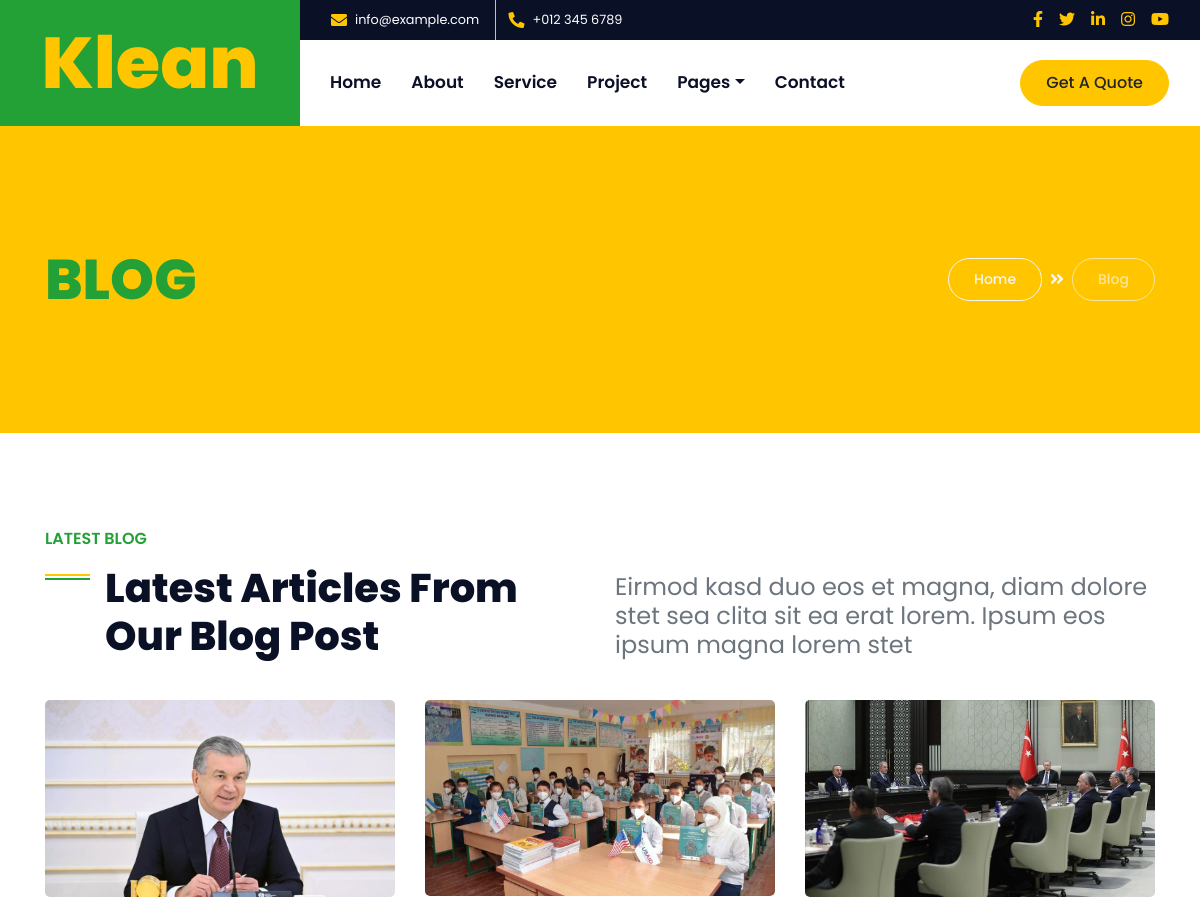
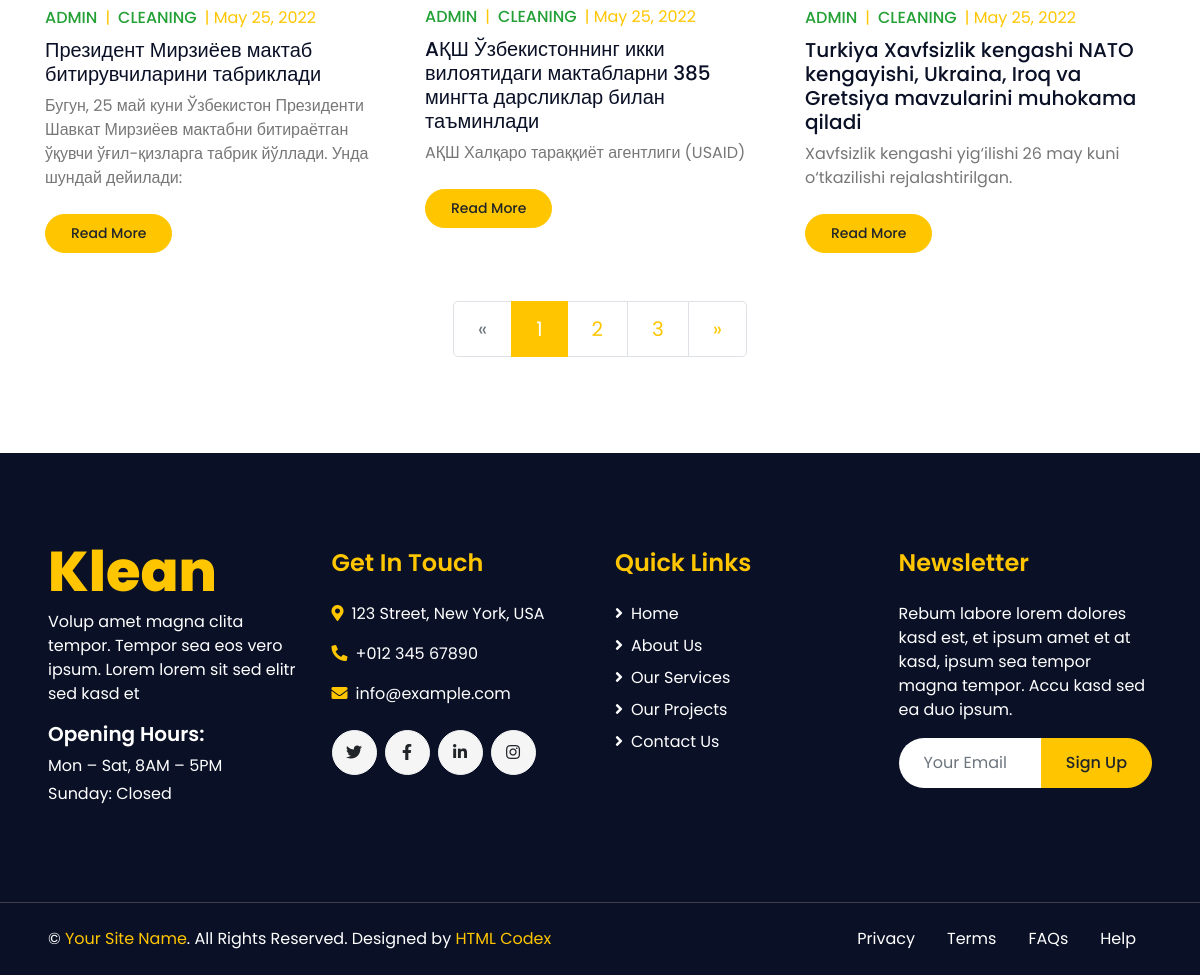
Screenshot of /blog/ with the database file from the repository (2 pictures, top to bottom).
### pagesapp/models.py (models this page shows, shortened)
class Post(models.Model):
    title = models.CharField(max_length=200, null=True)
    shortText = models.CharField(max_length=200, null=True)
    text = RichTextUploadingField(null=True)
    date = models.DateField(null=True)
    img = models.ImageField(null=True)
    @property
    def get_image(self):
        try:
            return self.img.url
        except:
            return ""

### pagesapp/views.py (the view)
# urls.py: 2. Add a URL to urlpatterns:  path('blog/', include('blog.urls'))
def blog(req):
    posts = Post.objects.all()[7:12]
    return render(req, 'blog.html',
                    context={
                        'posts': posts
                    })

### templates/blog.html (shortened to what this page needs)
{% extends 'base.html' %}
{% load static %}
{% block content %}
    <div class="container-fluid bg-primary py-5 mb-5">
        <div class="container py-5">
            <div class="row align-items-center py-4">
                <div class="col-md-6 text-center text-md-left">
                    <h1 class="display-4 mb-4 mb-md-0 text-secondary text-uppercase">Blog</h1>
                </div>
                <div class="col-md-6 text-center text-md-right">
                    <div class="d-inline-flex align-items-center">
                        <a class="btn btn-sm btn-outline-light" href="">Home</a>
                        <i class="fas fa-angle-double-right text-light mx-2"></i>
                        <a class="btn btn-sm btn-outline-light disabled" href="">Blog</a>
                    </div>
                </div>
            </div>
        </div>
    </div>
    <div class="container-fluid py-5">
        <div class="container">
            <div class="row align-items-end mb-4">
                <div class="col-lg-6">
                    <h6 class="text-secondary font-weight-semi-bold text-uppercase mb-3">Latest Blog</h6>
                    <h1 class="section-title mb-3">Latest Articles From Our Blog Post</h1>
                </div>
                <div class="col-lg-6">
                    <h4 class="font-weight-normal text-muted mb-3">Eirmod kasd duo eos et magna, diam dolore stet sea clita sit ea erat lorem. Ipsum eos ipsum magna lorem stet</h4>
                </div>
            </div>
            <div class="row">
                {% for post in posts %}
                <div class="col-lg-4 col-md-6 mb-5">
                    <div class="position-relative mb-4">
                        <img class="img-fluid rounded w-100" src="{{ post.get_image}}" alt="{{ post.title}}">
                    </div>
                    <div class="d-flex mb-2">
                        <a class="text-secondary text-uppercase font-weight-medium" href="">Admin</a>
                        <span class="text-primary px-2">|</span>
                        <a class="text-secondary text-uppercase font-weight-medium" href="">Cleaning</a>
                        <span class="text-primary px-2">| {{ post.date }}</span>
                    </div>
                    <h5 class="font-weight-medium mb-2">{{ post.title }}</h5>
                    <p class="mb-4">{{ post.shortText }}</p>
                    <a class="btn btn-sm btn-primary py-2" href="{% url 'blog_detail' post.id %}">Read More</a>
                </div>
                {% endfor %}
                <div class="col-12">
                    <nav aria-label="Page navigation">
                      <ul class="pagination pagination-lg justify-content-center mb-0">
                        <li class="page-item disabled">
                          <a class="page-link" href="#" aria-label="Previous">
                            <span aria-hidden="true">&laquo;</span>
                          </a>
                        </li>
                        <li class="page-item active"><a class="page-link" href="#">1</a></li>
                        <li class="page-item"><a class="page-link" href="#">2</a></li>
                        <li class="page-item"><a class="page-link" href="#">3</a></li>
                        <li class="page-item">
                          <a class="page-link" href="#" aria-label="Next">
                            <span aria-hidden="true">&raquo;</span>
                          </a>
                        </li>
                      </ul>
                    </nav>
                </div>
            </div>
        </div>
    </div>
{% endblock content %}

### templates/base.html (shortened to what this page needs)
<!DOCTYPE html>
{% load static %}
<html lang="en">
<head>
    <link href="https://cdnjs.cloudflare.com/ajax/libs/font-awesome/5.10.0/css/all.min.css" rel="stylesheet">
    <link href="{% static 'lib/owlcarousel/assets/owl.carousel.min.css' %}" rel="stylesheet">
    <link href="{% static 'lib/lightbox/css/lightbox.min.css' %}" rel="stylesheet">
    <link href="{% static 'css/style.css' %}" rel="stylesheet">
</head>
<body>
    <div class="container-fluid">
        <div class="row">
            <div class="col-lg-3 bg-secondary d-none d-lg-block">
                <a href="" class="navbar-brand w-100 h-100 m-0 p-0 d-flex align-items-center justify-content-center">
                    <h1 class="m-0 display-3 text-primary">Klean</h1>
                </a>
            </div>
            <div class="col-lg-9">
                <div class="row bg-dark d-none d-lg-flex">
                    <div class="col-lg-7 text-left text-white">
                        <div class="h-100 d-inline-flex align-items-center border-right border-primary py-2 px-3">
                            <i class="fa fa-envelope text-primary mr-2"></i>
                            <small>info@example.com</small>
                        </div>
                        <div class="h-100 d-inline-flex align-items-center py-2 px-2">
                            <i class="fa fa-phone-alt text-primary mr-2"></i>
                            <small>+012 345 6789</small>
                        </div>
                    </div>
                    <div class="col-lg-5 text-right">
                        <div class="d-inline-flex align-items-center pr-2">
                            <a class="text-primary p-2" href="">
                                <i class="fab fa-facebook-f"></i>
                            </a>
                            <a class="text-primary p-2" href="">
                                <i class="fab fa-twitter"></i>
                            </a>
                            <a class="text-primary p-2" href="">
                                <i class="fab fa-linkedin-in"></i>
                            </a>
                            <a class="text-primary p-2" href="">
                                <i class="fab fa-instagram"></i>
                            </a>
                            <a class="text-primary p-2" href="">
                                <i class="fab fa-youtube"></i>
                            </a>
                        </div>
                    </div>
                </div>
                <nav class="navbar navbar-expand-lg bg-white navbar-light p-0">
                    <div class="collapse navbar-collapse justify-content-between" id="navbarCollapse">
                        <div class="navbar-nav mr-auto py-0">
                            <a href="{% url 'home' %}" class="nav-item nav-link {% if request.resolver_match.url_name == 'home' %}active{% endif %}">Home</a>
                            <a href="{% url 'blog' %}" class="nav-item nav-link {% if request.resolver_match.url_name == 'about' %}active{% endif %}">About</a>
                            <a href="{% url 'blog' %}" class="nav-item nav-link {% if request.resolver_match.url_name == 'service' %}active{% endif %}">Service</a>
                            <a href="{% url 'blog' %}" class="nav-item nav-link {% if request.resolver_match.url_name == 'project' %}active{% endif %}">Project</a>
                            <div class="nav-item dropdown">
                                <a href="#" class="nav-link dropdown-toggle" data-toggle="dropdown">Pages</a>
                            </div>
                            <a href="{% url 'blog' %}" class="nav-item nav-link {% if request.resolver_match.url_name == 'contact' %}active{% endif %}">Contact</a>
                        </div>
                        <a href="" class="btn btn-primary mr-3 d-none d-lg-block">Get A Quote</a>
                    </div>
                </nav>
            </div>
        </div>
    </div>
    {% block content %}
    {% endblock content %}
    <div class="container-fluid bg-dark text-white mt-5 py-5 px-sm-3 px-md-5">
        <div class="row pt-5">
            <div class="col-lg-3 col-md-6 mb-5">
                <a href="index.html" class="navbar-brand">
                    <h1 class="m-0 mt-n3 display-4 text-primary">Klean</h1>
                </a>
                <p>Volup amet magna clita tempor. Tempor sea eos vero ipsum. Lorem lorem sit sed elitr sed kasd et</p>
                <h5 class="font-weight-semi-bold text-white mb-2">Opening Hours:</h5>
                <p class="mb-1">Mon – Sat, 8AM – 5PM</p>
                <p class="mb-0">Sunday: Closed</p>
            </div>
            <div class="col-lg-3 col-md-6 mb-5">
                <h4 class="font-weight-semi-bold text-primary mb-4">Get In Touch</h4>
                <p><i class="fa fa-map-marker-alt text-primary mr-2"></i>123 Street, New York, USA</p>
                <p><i class="fa fa-phone-alt text-primary mr-2"></i>+012 345 67890</p>
                <p><i class="fa fa-envelope text-primary mr-2"></i>info@example.com</p>
                <div class="d-flex justify-content-start mt-4">
                    <a class="btn btn-light btn-social mr-2" href="#"><i class="fab fa-twitter"></i></a>
                    <a class="btn btn-light btn-social mr-2" href="#"><i class="fab fa-facebook-f"></i></a>
                    <a class="btn btn-light btn-social mr-2" href="#"><i class="fab fa-linkedin-in"></i></a>
                    <a class="btn btn-light btn-social" href="#"><i class="fab fa-instagram"></i></a>
                </div>
            </div>
            <div class="col-lg-3 col-md-6 mb-5">
                <h4 class="font-weight-semi-bold text-primary mb-4">Quick Links</h4>
                <div class="d-flex flex-column justify-content-start">
                    <a class="text-white mb-2" href="#"><i class="fa fa-angle-right mr-2"></i>Home</a>
                    <a class="text-white mb-2" href="#"><i class="fa fa-angle-right mr-2"></i>About Us</a>
                    <a class="text-white mb-2" href="#"><i class="fa fa-angle-right mr-2"></i>Our Services</a>
                    <a class="text-white mb-2" href="#"><i class="fa fa-angle-right mr-2"></i>Our Projects</a>
                    <a class="text-white" href="#"><i class="fa fa-angle-right mr-2"></i>Contact Us</a>
                </div>
            </div>
            <div class="col-lg-3 col-md-6 mb-5"><h4 class="font-weight-semi-bold text-primary mb-4">Newsletter</h4>
                <p>Rebum labore lorem dolores kasd est, et ipsum amet et at kasd, ipsum sea tempor magna tempor. Accu kasd sed ea duo ipsum.</p>
                <div class="w-100">
                    <div class="input-group">
                        <input type="text" class="form-control border-0" style="padding: 25px;" placeholder="Your Email">
                        <div class="input-group-append">
                            <button class="btn btn-primary px-4">Sign Up</button>
                        </div>
                    </div>
                </div>
            </div>
        </div>
    </div>
    <div class="container-fluid bg-dark text-white border-top py-4 px-sm-3 px-md-5" style="border-color: #3E3E4E !important;">
        <div class="row">
            <div class="col-lg-6 text-center text-md-left mb-3 mb-md-0">
                <p class="m-0 text-white">&copy; <a href="#">Your Site Name</a>. All Rights Reserved. Designed by <a href="https://htmlcodex.com">HTML Codex</a>
                </p>
            </div>
            <div class="col-lg-6 text-center text-md-right">
                <ul class="nav d-inline-flex">
                    <li class="nav-item">
                        <a class="nav-link text-white py-0" href="#">Privacy</a>
                    </li>
                    <li class="nav-item">
                        <a class="nav-link text-white py-0" href="#">Terms</a>
                    </li>
                    <li class="nav-item">
                        <a class="nav-link text-white py-0" href="#">FAQs</a>
                    </li>
                    <li class="nav-item">
                        <a class="nav-link text-white py-0" href="#">Help</a>
                    </li>
                </ul>
            </div>
        </div>
    </div>
</body>
</html>

### rows the page displays
Post: get_image (picture), date "May 25, 2022", title "Президент Мирзиёев мактаб битирувчиларини табриклади", shortText "Бугун, 25 май куни Ўзбекистон Президенти Шавкат Мирзиёев мактабни битираётган ўқувчи ўғил-қизларга табрик йўллади. Унда шундай дейилади:"
Post: get_image (picture), date "May 25, 2022", title "AҚШ Ўзбекистоннинг икки вилоятидаги мактабларни 385 мингта дарсликлар билан таъминлади", shortText "AҚШ Халқаро тараққиёт агентлиги (USAID)"
Post: get_image (picture), date "May 25, 2022", title "Turkiya Xavfsizlik kengashi NATO kengayishi, Ukraina, Iroq va Gretsiya mavzularini muhokama qiladi", shortText "Xavfsizlik kengashi yig‘ilishi 26 may kuni o‘tkazilishi rejalashtirilgan."
